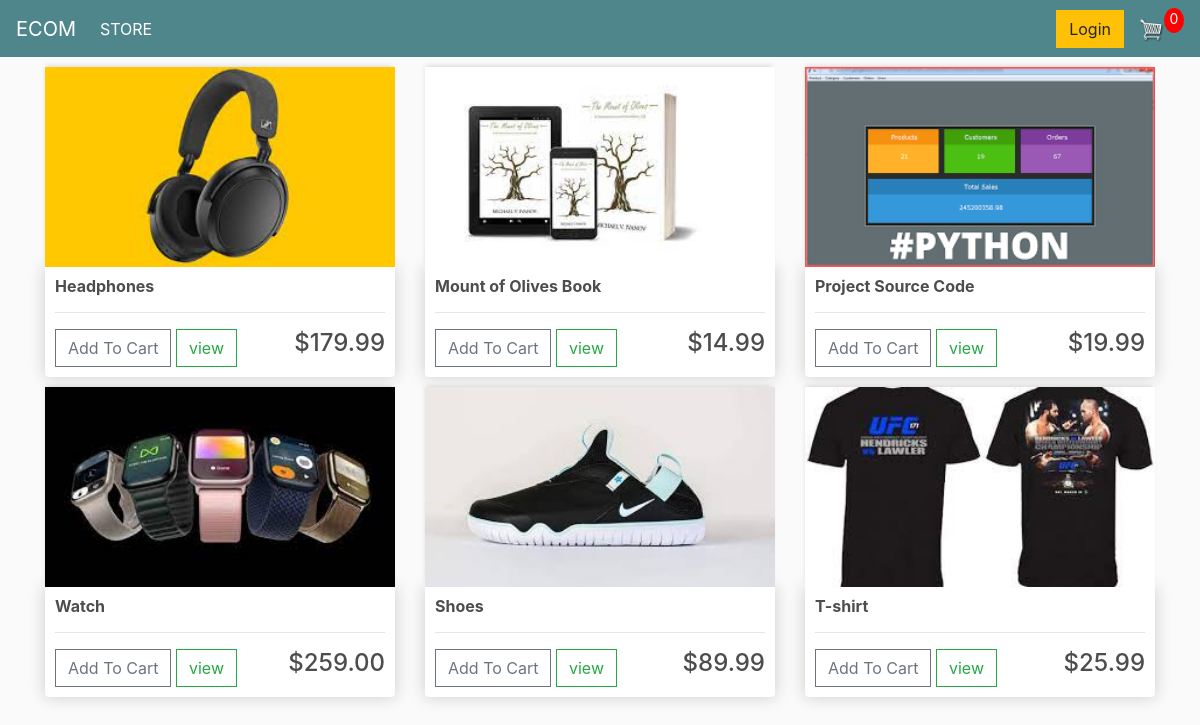
Before: / with the older database file.
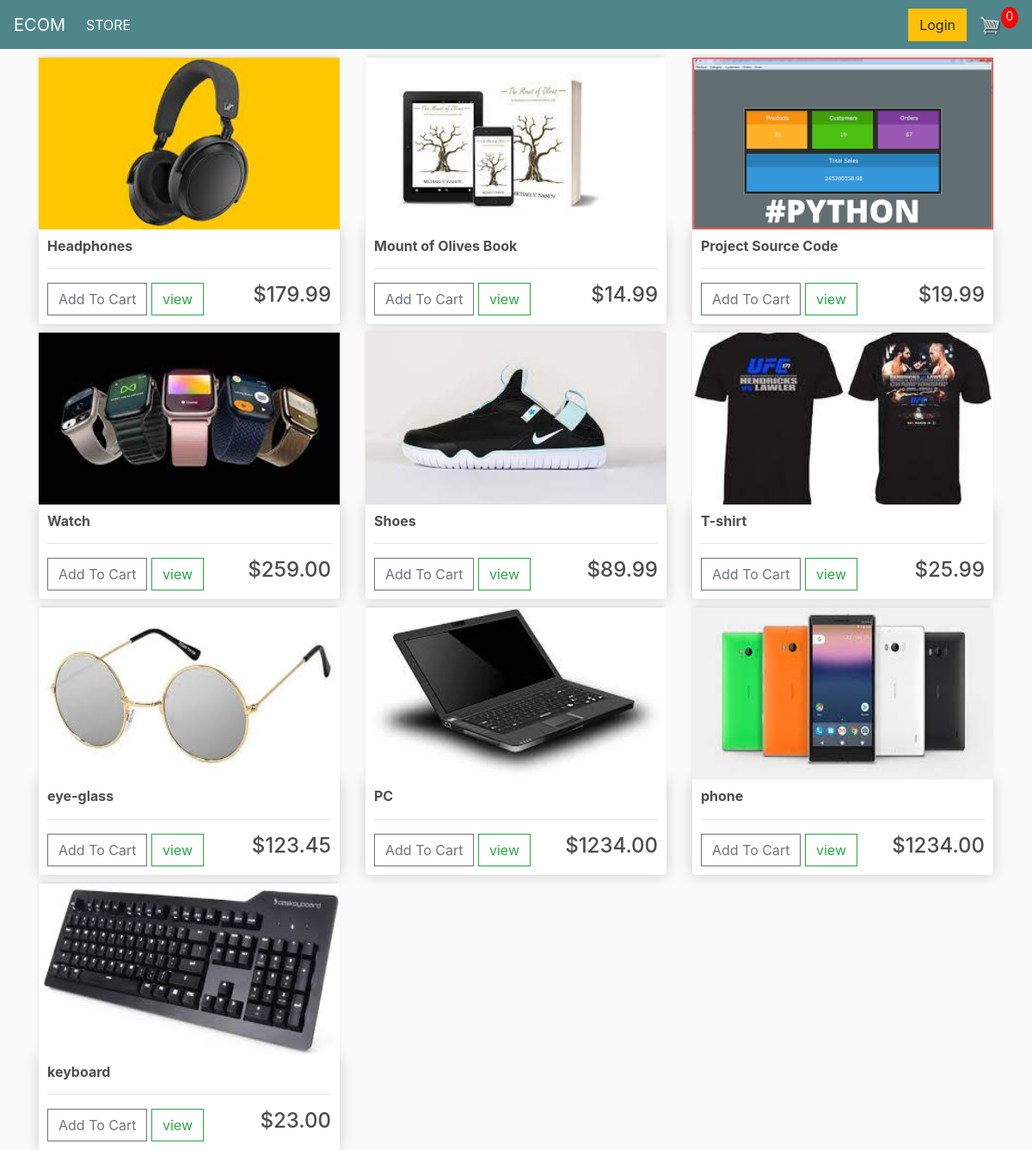
After: the same page with the newer database file.
### store/models.py (models this page shows, shortened)
class Product(models.Model):
    name = models.CharField(max_length=200, null=True, blank=True)
    price = models.DecimalField(max_digits=7 , decimal_places=2)
    digital = models.BooleanField(default=False, null=True, blank=True)
    image = models.ImageField(null=True, blank=True)
    @property
    def imageURL(self):
        try:
            url = self.image.url
        except:
            url = ''
        return url

### store/views.py (the view)
# urls.py: path('', include('store.urls'))
def store(request):
    data = cartData(request=request)
    cartItems = data['cartItems']
    products = Product.objects.all()
    context = {'products': products, 'cartItems': cartItems}
    return render(request, 'store/store.html', context)

### store/utils.py (called while the page is built, shortened)
def cookieCart(request):
    try:
        cart = json.loads(request.COOKIES['cart'])
    except:
        cart = {}
    items = []
    order = {'get_cart_total':0, 'get_cart_items': 0, 'shipping': False}
    cartItems = order['get_cart_items']
    return {'items': items, 'order': order, 'cartItems': cartItems}

def cartData(request):
    if request.user.is_authenticated:
        customer = request.user.customer
        order, created = Order.objects.get_or_create(customer=customer, complete=False)
        items = order.orderitem_set.all()
        cartItems = order.get_cart_items
    else:
        cookieData = cookieCart(request=request)
        cartItems = cookieData['cartItems']
        order = cookieData['order']
        items = cookieData['items']
    return {'items': items, 'order': order, 'cartItems': cartItems}

### store/templates/store/store.html
{% extends 'store/main.html' %}
{% load static %}
{% block content %}
    <div class="row">
        {% for product in products %}
        <div class="col-lg-4">
            <img class="thumbnail" src="{{product.imageURL}}">
            <div class="box-element product">
                <h6><strong>{{product.name}}</strong></h6>
                <hr>
                <button data-product="{{product.id}}" data-action="add" class="btn btn-outline-secondary add-btn update-cart">Add To Cart</button>
                <a class="btn btn-outline-success" href="#">view</a>
                <h4 style="display: inline-block; float: right">${{product.price}}</h4>
            </div>
        </div>
        {% endfor %}
    </div>
{% endblock content %}

### store/templates/store/main.html (shortened to what this page needs)
<!DOCTYPE html>
{% load static %}
<html>
<head>
	<link rel="stylesheet" href="https://stackpath.bootstrapcdn.com/bootstrap/4.4.1/css/bootstrap.min.css">
	<link rel="stylesheet" type="text/css" href="{% static 'css/main.css' %}">
</head>
<body>
    <nav class="navbar navbar-expand-lg navbar-dark bg-dark">
        <a class="navbar-brand" href="{% url 'store' %}">ECOM</a>
        <div class="collapse navbar-collapse" id="navbarSupportedContent">
          <ul class="navbar-nav mr-auto">
            <li class="nav-item active">
              <a class="nav-link" href="{% url 'store' %}">STORE <span class="sr-only">(current)</span></a>
            </li>
          </ul>
          <div class="form-inline my-2 my-lg-0">
            {% if not request.user.is_authenticated %}
              <a href="{% url 'login' %}"class="btn btn-warning">Login</a>
            {% else %}
              <a href="{% url 'logout' %}"class="btn btn-warning">Logout</a>
            {% endif %}
            <a href="{% url 'cart' %}">
               <img  id="cart-icon" src="{% static 'images/cart.png' %}">
           </a>
           <p id="cart-total">{{cartItems}}</p>
       </div>
        </div>
      </nav>
    <div class="container">
        {% block content %}
        {% endblock content %}
    </div>
</body>
</html>

### static/css/main.css (style rules this page uses)
body { background-color: hsl(0, 0%, 98%); }
h1,h2,h3,h4,h5,h6 { color:hsl(0, 0%, 30%); }
.box-element { box-shadow:hsl(0, 0%, 80%) 0 0 16px; background-color: #fff; border-radius: 4px; padding: 10px; }
.thumbnail { width: 100%; height: 200px; -webkit-box-shadow: -1px -3px 5px -2px rgba(214,214,214,1); -moz-box-shadow: -1px -3px 5px -2px rgba(214,214,214,1); box-shadow: -1px -3px 5px -2px rgba(214,214,214,1); }
.product { border-radius: 0 0 4px 4px; }
.bg-dark { background-color: #4f868c!important; }
#cart-icon { width:25px; display: inline-block; margin-left: 15px; }
#cart-total { display: block; text-align: center; color:#fff; background-color: red; width: 20px; height: 25px; border-radius: 50%; font-size: 14px; }
.col-lg-4, .col-lg-6, .col-lg-8, .col-lg-12 { margin-top: 10px; }
.btn { border-radius: 0; }

Changed rows visible on the page:
added Product: imageURL (picture), name "eye-glass", price "123.45"
added Product: imageURL (picture), name "PC", price "1234.00"
added Product: imageURL (picture), name "phone", price "1234.00"
added Product: imageURL (picture), name "keyboard", price "23.00"
